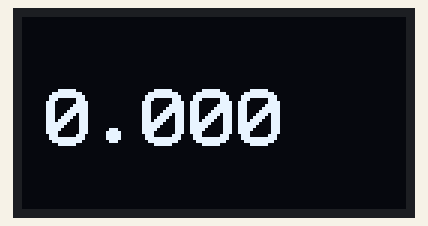
Simulated run of this sketch. Board: Arduino Uno, built with avr-gcc and run on an emulated ATmega328P. Shown: 128×64 one-colour display.

Above: at 101.2 s.

The sketch:

Projectometer.ino
```cpp
/*

Projektor Bildfrequenzmessung

*/

#include <FreqMeasure.h>
#include <Arduino.h>
#include <U8x8lib.h>

U8X8_SSD1306_128X64_NONAME_HW_I2C u8x8(U8X8_PIN_NONE);

void setup() {
  Serial.begin(115200);
  FreqMeasure.begin();
  u8x8.begin();
  u8x8.setPowerSave(0);
}

double sum=0;
int count=0;

void loop() {
  if (FreqMeasure.available()) {
    // average several reading together
    sum = sum + FreqMeasure.read();
    count = count + 1;
    if (count > 100) {
      float frequency = FreqMeasure.countToFrequency(sum / count * 4 ); // Sektorencount
//      Serial.println(frequency,5);

//      u8x8.setFont(u8x8_font_px437wyse700b_2x2_r);
      u8x8.setFont(u8x8_font_profont29_2x3_n);
//      u8x8.setFont(u8x8_font_inb21_2x4_n);
      u8x8.setCursor(1, 3);
      u8x8.print(frequency, 3);
//      u8x8.refreshDisplay();    // only required for SSD1606/7

      sum = 0;
      count = 0;
    }
  }
}
```
